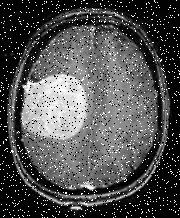
%> input picture 01. 1st semester/Computer Vision/Assignments/A02/A02/img/m_br11.jpg, 180 x 218 px
$ octave Task3.m   (GNU Octave 9; MATLAB toolbox functions it lacks are replaced by stand-ins)
%> lines starting %> are read from the running program, lines starting %| are printed output that depends on the picture; in (x1, y1, x2, y2) boxes, pixels count from 0 and x2, y2 are one past the last pixel; in counts of white or black regions, pixels touching at a corner belong together; the program's own positions count from 1; long printed decimals are rounded
% Load images
img1 = imread('/MATLAB Drive/A02/img/m_br11.jpg'); % Gaussian noise
%> img1 is the input picture: size 218x180 uint8; min 0, max 255, mean 82
img2 = imread('/MATLAB Drive/A02/img/m_br22.jpg'); % Salt & Pepper noise
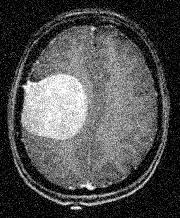
%> input picture 01. 1st semester/Computer Vision/Assignments/A02/A02/img/m_br22.jpg, 180 x 218 px
%> img2 is the input picture: size 218x180 uint8; min 0, max 255, mean 80.2

% Checking if images are already grayscale
if size(img1, 3) == 3
    img1_gray = rgb2gray(img1);
else
    img1_gray = img1;
end

if size(img2, 3) == 3
    img2_gray = rgb2gray(img2);
else
    img2_gray = img2;
end

% Visualizing histograms
figure;
subplot(2, 2, 1), imhist(img1_gray), title('Histogram of m_br1');
subplot(2, 2, 2), imhist(img2_gray), title('Histogram of m_br2');

% automatic threshold using Otsu's method
thresh1_auto = graythresh(img1_gray);
%> thresh1_auto = 0.325
thresh2_auto = graythresh(img2_gray);
%> thresh2_auto = 0.333

disp(['Auto threshold for m_br1: ', num2str(thresh1_auto)]);
%| Auto threshold for m_br1: 0.3255
disp(['Auto threshold for m_br2: ', num2str(thresh2_auto)]);
%| Auto threshold for m_br2: 0.3333

% Applying automatic thresholding
bw1_auto = imbinarize(img1_gray, thresh1_auto);
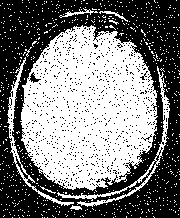
%> bw1_auto: size 218x180 logical; 48.7% white; 770 white regions (763 under 20 px), largest, box (x1, y1, x2, y2) and area: (20, 25, 158, 191) 16137, (57, 66, 170, 207) 941, (7, 57, 74, 206) 702
bw2_auto = imbinarize(img2_gray, thresh2_auto);
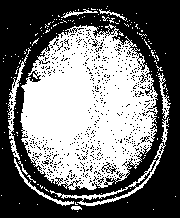
%> bw2_auto: size 218x180 logical; 45.3% white; 152 white regions (143 under 20 px), largest, box (x1, y1, x2, y2) and area: (20, 24, 158, 190) 15629, (50, 117, 169, 206) 740, (8, 48, 31, 160) 418

% Displaying binary results from automatic thresholding
subplot(2, 2, 3), imshow(bw1_auto), title('Auto Thresholded m_br1');
subplot(2, 2, 4), imshow(bw2_auto), title('Auto Thresholded m_br2');
%> after `title('Auto Thresholded m_br2')`:
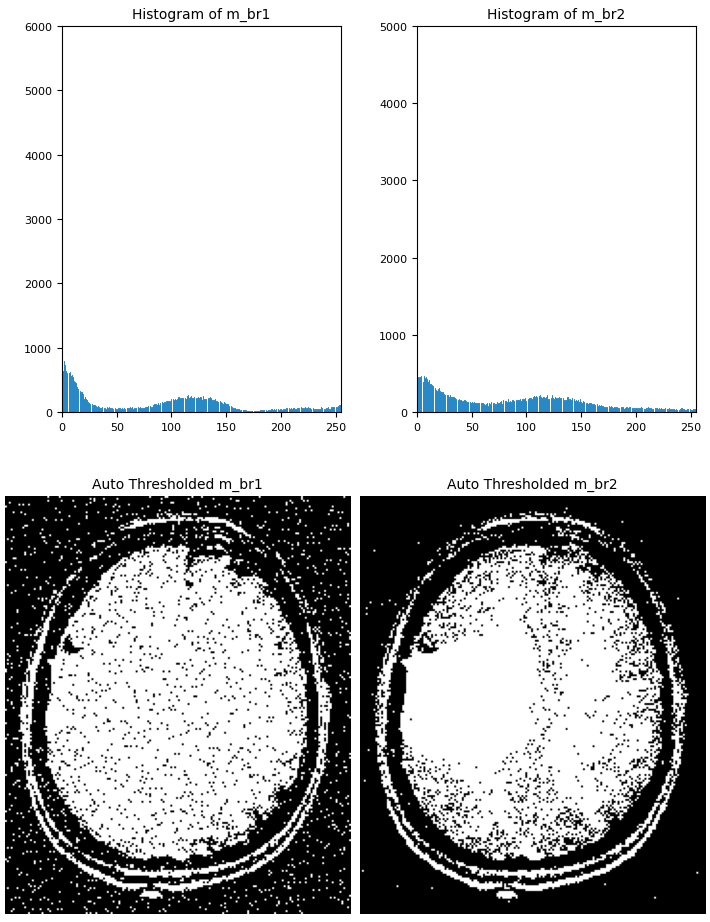
%> figure redrawn from the program's plot data, 4 panels

% Saving figure 03
saveas(gcf, 'Figure 3.png');

% a manual threshold based on histogram analysis
manual_thresh1 = 0.5; % Adjust based on histogram
manual_thresh2 = 0.5; % Adjust based on histogram

% Applying manual thresholding
bw1_manual = imbinarize(img1_gray, manual_thresh1);
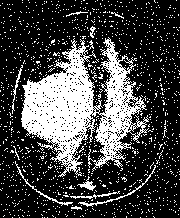
%> bw1_manual: size 218x180 logical; 27.1% white; 1237 white regions (1225 under 20 px), largest, box (x1, y1, x2, y2) and area: (21, 37, 149, 177) 7973, (78, 165, 156, 207) 168, (15, 161, 73, 206) 138
bw2_manual = imbinarize(img2_gray, manual_thresh2);
%> bw2_manual: size 218x180 logical; 26.3% white; 509 white regions (490 under 20 px), largest, box (x1, y1, x2, y2) and area: (21, 35, 153, 178) 8084, (80, 150, 163, 206) 201, (26, 181, 73, 205) 103

% Applying filtering to improve segmentation
filtered_img1 = medfilt2(img1_gray, [3, 3]); % Median filter
filtered_img2 = medfilt2(img2_gray, [3, 3]); % Median filter
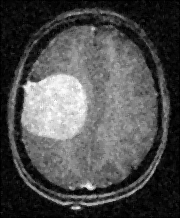
%> filtered_img2: size 218x180 uint8; min 0, max 255, mean 78.3

% Applying manual thresholding after filtering
bw1_filtered = imbinarize(filtered_img1, manual_thresh1);
%> bw1_filtered: size 218x180 logical; 23.4% white; 89 white regions (77 under 20 px), largest, box (x1, y1, x2, y2) and area: (21, 41, 101, 176) 5439, (94, 39, 146, 167) 2896, (79, 180, 95, 190) 81
bw2_filtered = imbinarize(filtered_img2, manual_thresh2);
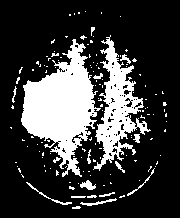
%> bw2_filtered: size 218x180 logical; 23.7% white; 134 white regions (115 under 20 px), largest, box (x1, y1, x2, y2) and area: (21, 39, 101, 177) 5371, (93, 35, 151, 171) 2795, (26, 182, 72, 205) 96

% Displaying results of manual thresholding before and after filtering
figure;
subplot(2, 2, 1), imshow(bw1_manual), title('Manual Threshold (m_br1)');
subplot(2, 2, 2), imshow(bw2_manual), title('Manual Threshold (m_br2)');
subplot(2, 2, 3), imshow(bw1_filtered), title('Filte+Thresh(m_br1)');
subplot(2, 2, 4), imshow(bw2_filtered), title('Filter+Thresh (m_br2)');

% Saving figure 04
saveas(gcf, 'Figure 4.png');
